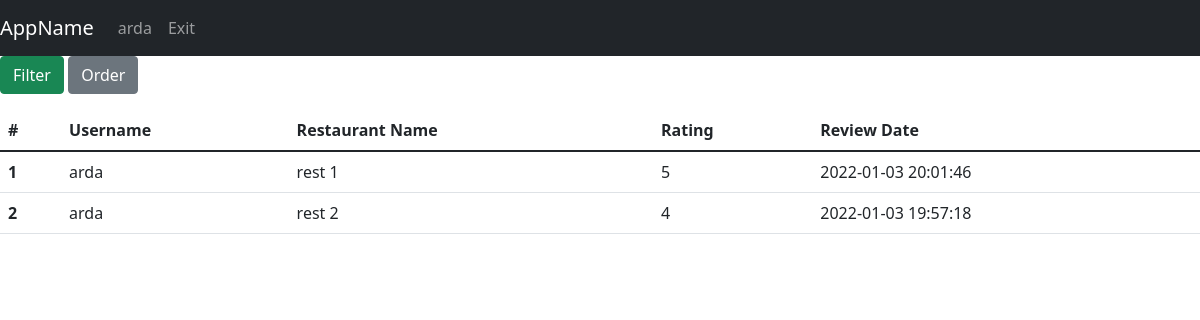
The page /reviews (signed in) on the database its author committed.
### tables this page shows
CREATE TABLE review(id INTEGER PRIMARY KEY,rating INTEGER,reviewDate DEFAULT (datetime('now','localtime')), restaurantId int REFERENCES restaurant(id) ON UPDATE CASCADE, userUserName int REFERENCES users(username) ON UPDATE CASCADE);

CREATE TABLE restaurant(id INTEGER PRIMARY KEY, restaurantName varchar(30),address varchar(250),lat Text,lng Text,isOpen binary,averageRating REAL);

### app.py (the view)
def getReviews(cursor, limit=None):
    if limit != None:
        cursor.execute("SELECT review.rating, restaurant.restaurantName, review.userUserName, review.reviewDate FROM review INNER JOIN restaurant ON review.restaurantId = restaurant.id ORDER BY review.reviewDate DESC LIMIT ?",(limit,))
    else:
        cursor.execute("SELECT review.rating, restaurant.restaurantName, review.userUserName, review.reviewDate FROM review INNER JOIN restaurant ON review.restaurantId = restaurant.id ORDER BY review.reviewDate DESC")
    query = cursor.fetchall()
    return query

### app.py (called while the page is built)
def getAllDbData(toGet, limit=None):
    with sqlite3.connect(DATABASE) as database:
        cursor = database.cursor()
    data = {}
    for entity in toGet:
        if entity == "couriers":
            data[entity] = getCouriers(cursor, limit)
        if entity == "users":
            data[entity] = getUsers(cursor, limit)
        if entity == "restaurant":
            data[entity] = getRestaurants(cursor, limit)
        if entity == "menu":
            data[entity] = getMenus(cursor, limit)
        if entity == "orders":
            data[entity] = getOrders(cursor, limit)
        if entity == "reviews":
            data[entity] = getReviews(cursor, limit)
        if entity == "extras":
            data[entity] = getExtras(cursor, limit)
        else:
            pass
    return data

### templates/admin/list_operations/list_reviews.html (shortened to what this page needs)
{% extends 'base.html' %}
{% block navbar %}
<nav class="navbar navbar-expand-lg navbar-dark bg-dark">
    <a class="navbar-brand" href="#">AppName</a>
    <div class="collapse navbar-collapse" id="navbarNav">
        <ul class="navbar-nav">
          <li class="nav-item active"><a class="nav-link" href="/">{{username}}</a></li>
          <li class="nav-item active"><a class="nav-link" href="/exit">Exit</a></li>
        </ul>
    </div>
</nav>
{% endblock %}
{% block body %}
<p>
  <a class="btn btn-success" data-toggle="collapse" href="#filter" role="button" aria-expanded="false" aria-controls="filter">Filter</a>
  <button class="btn btn-secondary" type="button" data-toggle="collapse" data-target="#order" aria-expanded="false" aria-controls="order">Order</button>
</p>
<div>
    <table class="table">
      <thead class="thead-dark">
        <tr>
            <th scope="col">#</th>
            <th scope="col">Username</th>
            <th scope="col">Restaurant Name</th>
            <th scope="col">Rating</th>
            <th scope="col">Review Date</th>
          </tr>
        </thead>
        <tbody>
          {%for i in range(data["reviews"]|length)%}
          <tr>
            <th scope="row">{{ i+1 }}</th>
              <td>{{ data["reviews"][i][2] }}</td>
              <td>{{ data["reviews"][i][1] }}</td>
              <td>{{ data["reviews"][i][0] }}</td>
            <td>{{ data["reviews"][i][3] }}</td>
          </tr>
        {%endfor%}
      </tbody>
    </table>
</div>
{% endblock %}

### rows shown on the page
review: userUserName "arda", rating "5", reviewDate "2022-01-03 20:01:46"
restaurant: restaurantName "rest 1"
review: userUserName "arda", rating "4", reviewDate "2022-01-03 19:57:18"
restaurant: restaurantName "rest 2"

### other values the page prints
{{ username }} "arda"
{{ i+1 }} "1" "2"
